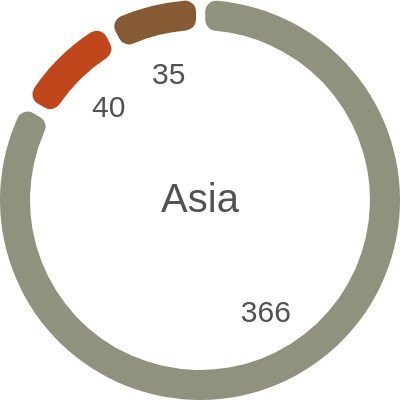

Write a Vega-Lite specification for this figure.
### Vega specification from a JSON file in a GitHub repository (floating-point values rounded to 4 significant figures)
{"$schema": "https://vega.github.io/schema/vega/v5.json", "description": "A basic donut chart example.", "width": 200, "height": 200, "autosize": "none", "signals": [{"name": "startAngle", "value": 0}, {"name": "endAngle", "value": 6.29}, {"name": "padAngle", "value": 0.04}, {"name": "innerRadius", "value": 85}, {"name": "cornerRadius", "value": 5.5}, {"name": "sort", "value": false}, {"name": "selected", "value": "", "on": [{"events": "mouseover", "update": "datum"}]}], "data": [{"name": "table", "values": [{"id": 1, "field": 366}, {"id": 2, "field": 40}, {"id": 3, "field": 35}], "transform": [{"type": "pie", "field": "field", "startAngle": {"signal": "startAngle"}, "endAngle": {"signal": "endAngle"}, "sort": {"signal": "sort"}}]}, {"name": "fieldSum", "source": "table", "transform": [{"type": "aggregate", "fields": ["id"], "ops": ["sum"], "as": ["sum"]}]}], "scales": [{"name": "color", "type": "ordinal", "domain": {"data": "table", "field": "id"}, "range": ["#90927d", "#c0471c", "#865a33"]}], "marks": [{"type": "arc", "from": {"data": "table"}, "encode": {"enter": {"fill": {"scale": "color", "field": "id"}, "x": {"signal": "width / 2"}, "y": {"signal": "height / 2"}}, "update": {"startAngle": {"field": "startAngle"}, "endAngle": {"field": "endAngle"}, "padAngle": {"signal": "padAngle"}, "innerRadius": {"signal": "innerRadius"}, "outerRadius": {"signal": "width / 2"}, "cornerRadius": {"signal": "cornerRadius"}}}}, {"type": "text", "encode": {"enter": {"fill": {"value": "#525252"}, "text": {"value": ""}}, "update": {"opacity": {"value": 1}, "x": {"signal": "width / 2"}, "y": {"signal": "height / 2"}, "align": {"value": "center"}, "baseline": {"value": "middle"}, "fontSize": {"value": 20}, "text": {"value": "Asia"}}}}, {"name": "mark_id", "type": "text", "from": {"data": "table"}, "encode": {"enter": {"text": {"signal": "if(datum['endAngle'] - datum['startAngle'] < 0.3, '', format(datum['field']/1, ''))"}, "x": {"signal": "if(width >= height, height, width) / 2"}, "y": {"signal": "if(width >= height, height, width) / 2"}, "radius": {"signal": "if(selected && selected.id == datum.id, if(width >= height, height, width) / 2 * 1.05 * 0.65, if(width >= height, height, width) / 2 * 0.65)"}, "theta": {"signal": "(datum['startAngle'] + datum['endAngle'])/2"}, "fill": {"value": "scales"}, "fontSize": {"value": 15}, "align": {"value": "center"}, "baseline": {"value": "middle"}}}}]}
